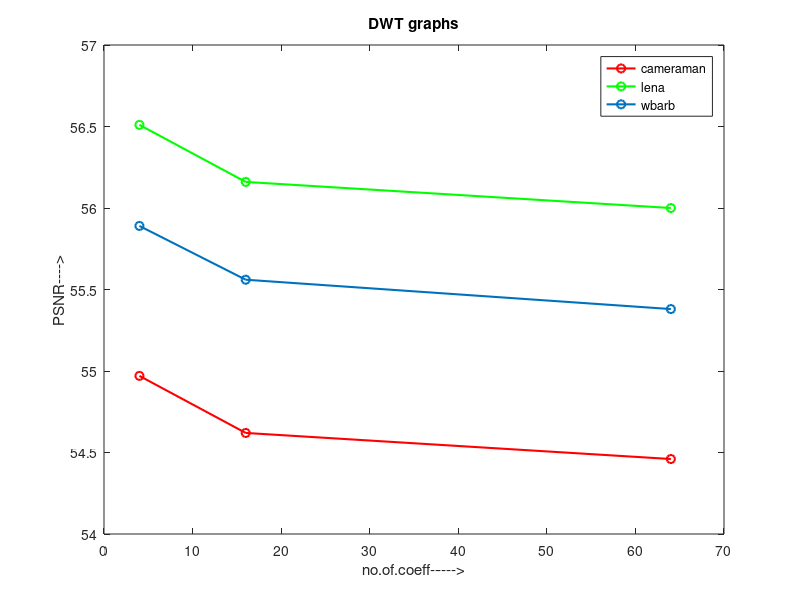

Recreate this plot in MATLAB.
clc;
clear all;
close all;
set(0,'defaultlinelinewidth',1.5);
x=[4 16 64];
c=[54.97 54.62 54.46];
l=[56.51 56.16 56.00];
w=[55.89 55.56 55.38];
figure;
plot(x,c,'r-o',x,l,'g-o',x,w,'-o');
legend('cameraman','lena','wbarb');
title('DWT graphs');
xlabel('no.of.coeff----->');
ylabel('PSNR---->');